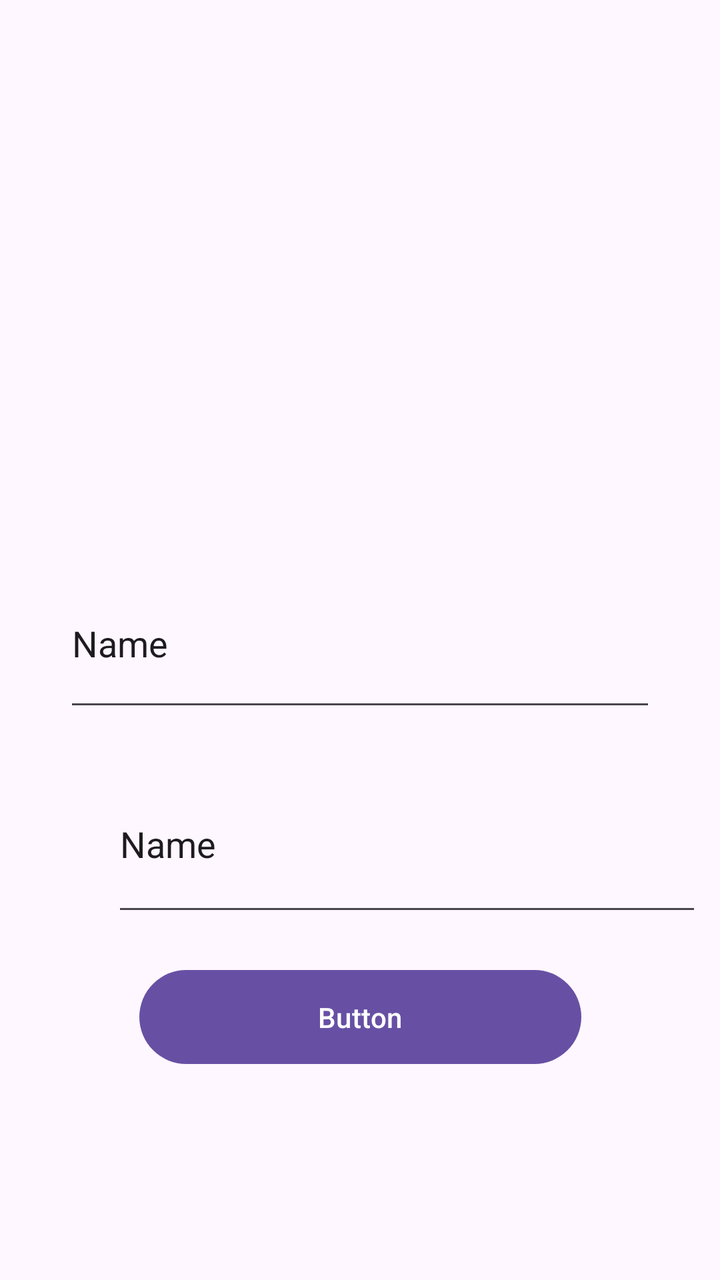
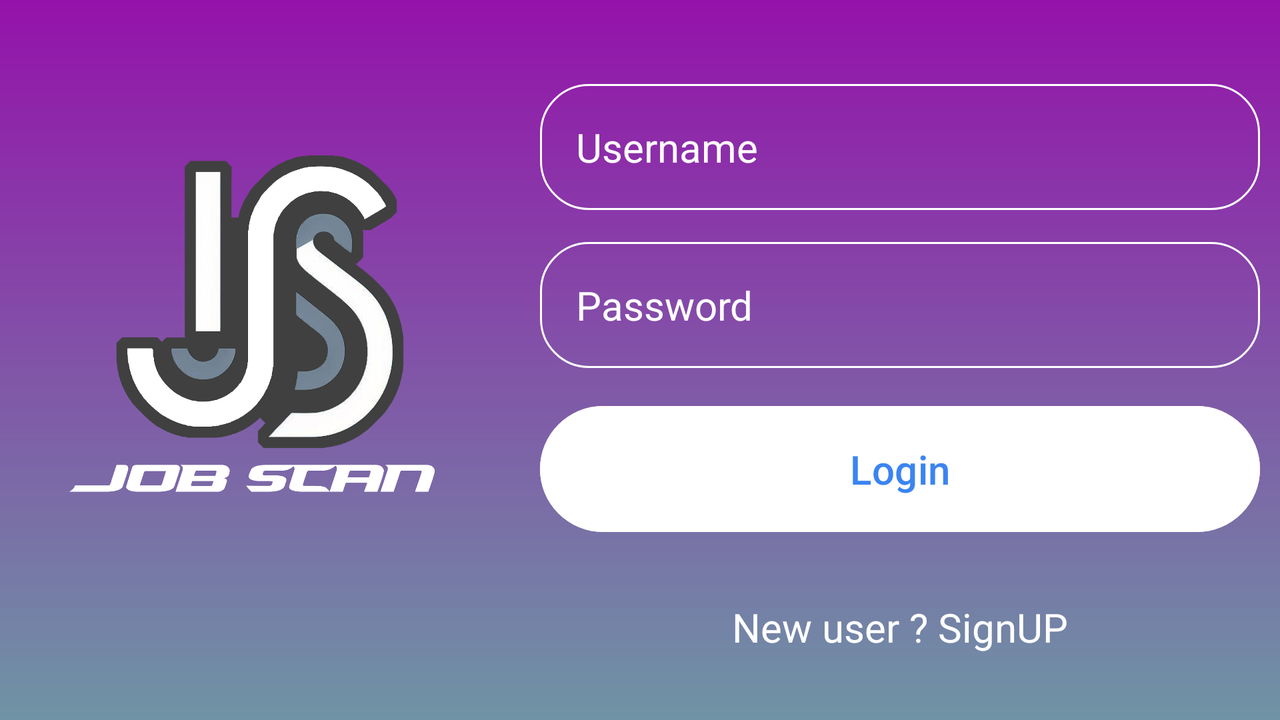

Two renders of one Android screen. The first uses the default layout on a phone; the second uses the alternative layout the repository ships for a different screen configuration, on a matching device. The two XML files are below.
<!-- AndroidManifest.xml: application theme Theme.Jobscan -->
<!-- res/layout/activity_login.xml -->
<?xml version="1.0" encoding="utf-8"?>
<androidx.constraintlayout.widget.ConstraintLayout xmlns:android="http://schemas.android.com/apk/res/android"
    xmlns:app="http://schemas.android.com/apk/res-auto"
    xmlns:tools="http://schemas.android.com/tools"
    android:layout_height="match_parent"
    tools:context=".LoginActivity">

    <EditText
        android:id="@+id/editTextText4"
        android:layout_width="296dp"
        android:layout_height="81dp"
        android:ems="10"
        android:inputType="text"
        android:text="Name"
        app:layout_constraintBottom_toBottomOf="parent"
        app:layout_constraintEnd_toEndOf="parent"
        app:layout_constraintStart_toStartOf="parent"
        app:layout_constraintTop_toTopOf="parent" />

    <EditText
        android:id="@+id/editTextText5"
        android:layout_width="295dp"
        android:layout_height="85dp"
        android:layout_marginStart="56dp"
        android:ems="10"
        android:inputType="text"
        android:text="Name"
        app:layout_constraintBottom_toBottomOf="parent"
        app:layout_constraintStart_toStartOf="parent"
        app:layout_constraintTop_toTopOf="parent"
        app:layout_constraintVertical_bias="0.681" />

    <Button
        android:id="@+id/button2"
        android:layout_width="221dp"
        android:layout_height="55dp"
        android:layout_marginBottom="104dp"
        android:text="Button"
        app:layout_constraintBottom_toBottomOf="parent"
        app:layout_constraintEnd_toEndOf="parent"
        app:layout_constraintStart_toStartOf="parent" />

</androidx.constraintlayout.widget.ConstraintLayout>
<!-- resources referenced by this layout -->
<resources>
  <style name="Theme.Jobscan" parent="Base.Theme.Jobscan" />
  <style name="Base.Theme.Jobscan" parent="Theme.Material3.DayNight.NoActionBar">
          <item name="windowActionBar">true</item>
          <item name="windowNoTitle">false</item>
          <item name="backgroundColor">#ffffff</item>
          <item name="textColor">#000000</item>
      </style>
</resources>
<!-- res/layout-land/activity_login.xml (the repository's variant of the layout above) -->
<!-- drawn on the phone turned sideways -->
<?xml version="1.0" encoding="utf-8"?>
<ScrollView xmlns:android="http://schemas.android.com/apk/res/android"
    xmlns:app="http://schemas.android.com/apk/res-auto"
    xmlns:tools="http://schemas.android.com/tools"
    android:layout_width="match_parent"
    android:layout_height="match_parent"
    android:background="@drawable/background"
    tools:context=".MainActivity">

    <LinearLayout
        android:layout_width="match_parent"
        android:layout_height="match_parent">
    <ImageView
        android:layout_width="260dp"
        android:layout_height="260dp"
        android:layout_gravity="center"
        android:src="@drawable/logo_white" />

    <RelativeLayout
        android:layout_width="match_parent"
        android:layout_height="wrap_content"
        android:padding="10dp">

        <LinearLayout
            android:layout_width="match_parent"
            android:layout_height="wrap_content"
            android:gravity="center"
            android:orientation="vertical">


            <EditText
                android:id="@+id/userEmail"
                android:layout_width="match_parent"
                android:layout_height="wrap_content"
                android:layout_marginTop="32dp"
                android:background="@drawable/rounndinput"
                android:hint="Username"
                android:inputType="text"
                android:padding="18dp"
                android:textColor="@color/white"
                android:textColorHint="@color/white"
                android:textSize="20sp" />

            <EditText
                android:id="@+id/password"
                android:layout_width="match_parent"
                android:layout_height="wrap_content"
                android:layout_marginTop="16dp"
                android:background="@drawable/rounndinput"
                android:hint="Password"
                android:inputType="textPassword"
                android:padding="18dp"
                android:textColor="@color/white"
                android:textColorHint="@color/white"
                android:textSize="20sp" />

            <Button
                android:id="@+id/button2"
                android:layout_width="match_parent"
                android:layout_height="wrap_content"
                android:layout_marginTop="15dp"
                android:backgroundTint="@color/white"
                android:padding="18dp"
                android:text="Login"
                android:textColor="#3B84F1"
                android:textSize="20sp" />

            <TextView
                android:id="@+id/textView2"
                android:layout_width="match_parent"
                android:layout_height="wrap_content"
                android:layout_marginTop="30dp"
                android:text="New user ? SignUP"
                android:textAlignment="center"
                android:textColor="@color/white"
                android:textSize="20dp" />
        </LinearLayout>
    </RelativeLayout>

    </LinearLayout>
</ScrollView>
<!-- resources referenced by the variant -->
<!-- as the phone turned sideways resolves them -->
<resources>
  <!-- drawable background (drawable) -->
  <?xml version="1.0" encoding="utf-8"?>
  <shape xmlns:android="http://schemas.android.com/apk/res/android">
      <gradient android:type="linear" android:angle="100" android:startColor="#9412AA" android:endColor="#6F94A5"/>
  </shape>
  <!-- drawable logo_white: png bitmap (drawable, 318242 bytes) -->
  <!-- drawable rounndinput (drawable) -->
  <?xml version="1.0" encoding="utf-8"?>
  <shape xmlns:android="http://schemas.android.com/apk/res/android" android:shape="rectangle"
      >
      <corners android:radius="24dp"></corners>
      <stroke android:width="1dp" android:color="@color/white"/>
  
  </shape>
  <style name="Theme.Jobscan" parent="Base.Theme.Jobscan" />
  <style name="Base.Theme.Jobscan" parent="Theme.Material3.DayNight.NoActionBar">
          <item name="windowActionBar">true</item>
          <item name="windowNoTitle">false</item>
          <item name="backgroundColor">#ffffff</item>
          <item name="textColor">#000000</item>
      </style>
</resources>
